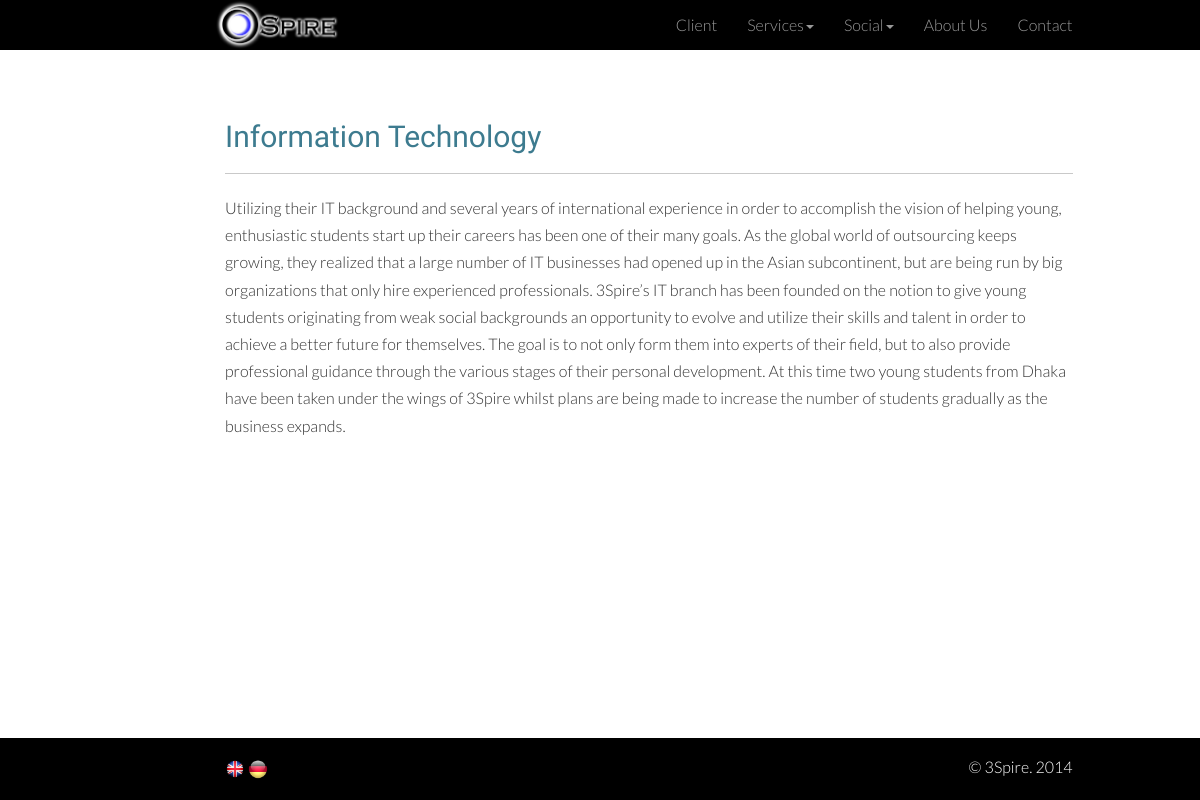
Screenshot of /en/service/1/ with the database file from the repository.
### en/models.py (models this page shows, shortened)
class Company(models.Model):
    name = models.CharField(max_length=500)
    logo = models.ImageField(upload_to='company')
    email = models.EmailField(max_length=100)
    address = models.CharField(max_length=500)

class Service(models.Model):
    name = models.CharField(max_length=500)
    description = models.TextField()
    links = models.TextField()

### en/views.py (the view)
# urls.py: url(r'^service/(?P<service_id>\d+)/$', 'en.views.service', name='service'),
def service(request, service_id):
    comapny = Company.objects.all()
    services = Service.objects.all()
    social_links = SocialLinks.objects.all()
    service = Service.objects.get(id=service_id)
    context = { 'service' : service, 'services' : services,
               'social_links': social_links,'company':comapny}
    return render(request, 'service.html', context)

### en/templates/service.html (shortened to what this page needs)
{% extends "en_base.html" %}
{% load staticfiles %}
{% load staticfiles %}
{% block content%}
    {% if service %}
    <div class="container padded">
	<div class="row">
	    <div class="col-lg-9 col-md-offset-2"><h2>{{service.name}}</h2><hr></div>
	</div>
	<div class="row">
	    <div class="col-lg-9 col-md-offset-2">
	    <p>{{service.description}}</p>
	    </div>
	</div>
    </div>
    {% else %}
	No service available
    {% endif %}
{% endblock %}

### templates/en_base.html (shortened to what this page needs)
{% load staticfiles %}
<!DOCTYPE html>
<html>
    <head>
        <link rel="stylesheet" media="screen" type="text/css" href="{% static "css/bootstrap.min.css" %}">
        <link rel="stylesheet" media="screen" type="text/css" href="{% static "css/custom.css" %}">
    </head>
    <body>
        <nav class="navbar-inverse navbar-fixed-top" role="navigation">
            <div class="container">
                <div class="row">
                    <div id="top-bar-fix" class="col-lg-9 col-md-offset-2">
                        <div class="pull-left">
                            <div><a href="{% url 'home' %}"><img src="{{company.0.logo.url}}" class="navbar-image" height="50" alt="3Spire"></a></div>
                        </div>
                            <div class="pull-right">
                                <ul class="nav navbar-nav">
                                    <li><a href="{% url 'clients' %}">Client</a></li>
                                    <li class="dropdown">
                                        <a href="#" class="dropdown-toggle" data-toggle="dropdown">Services<b class="caret"></b></a>
                                    </li>
                                    <li class="dropdown">
                                        <a href="#" class="dropdown-toggle" data-toggle="dropdown">Social<b class="caret"></b></a>
                                    </li>
				    <li><a href="{% url 'about' %}">About Us</a></li>
                                    <li><a href="{% url 'contact' %}">Contact</a></li>
                                </ul>
                            </div>
                    </div>
                </div>
            </div>
        </nav>
	{% block content%}
	{% endblock%}
	<div class="ftr">
	    <div class="container">
		<div class="row">
		    <footer class="col-lg-9 col-md-offset-2">
			<div class="pull-left">
			    <p>
				<a href="{% url 'home' %}">
				    <img src="{% static "images/uk.png" %}" name="eng" class="language" heigh="20" width="20" alt="flag">
				</a>
				<a href="{% url 'ger_home' %}">
				    <img src="{% static "images/germany.png" %}" name="eng" class="language" heigh="20" width="20" alt="flag">
				</a>
			    </p>
			</div>
			<div class="pull-right">
			    <p>&copy; 3Spire. 2014</p>
			</div>
		    </footer>
		</div>
	    </div>
	</div>
    </body>
</html>

### static/css/custom.css (style rules this page uses)
html, body { font-family: 'Lato', sans-serif; font-weight: 300; font-size: 16px; line-height: 1.7; background-color: #fff; }
h1, h2, h3, h4 { font-family: 'Abel', sans-serif; color: #3d7b8f; }
b, strong { font-weight: 400; }
* { -webkit-box-sizing: border-box; -moz-box-sizing: border-box; box-sizing: border-box; }
.padded { padding: 100px 15px; }
hr { border-top: 1px solid #c9c9c9; }
.ftr { background-color: #000; padding: 15px 0 10px 0; bottom: 0px; width: 100%; }
.ftr address, .ftr a, .ftr p { color: #fff; }
#top-bar-fix { padding: 0 0 0 5px; }

### rows the page displays
Company: logo (picture)
Service: name "Information Technology", description "Utilizing their IT background and several years of international experience in order to accomplish the vision of helping young, enthusiastic students start up their careers has been one of their many goals. As the global world of outsourcing keeps growing, they realized that a large number of IT businesses had opened up in the Asian subcontinent, but are being run by big organizations that only hire experienced professionals. 3Spire’s IT branch has been founded on the notion to give young students originating from weak social backgrounds an opportunity to evolve and utilize their skills and talent in order to achieve a better future for themselves. The goal is to not only form them into…"
